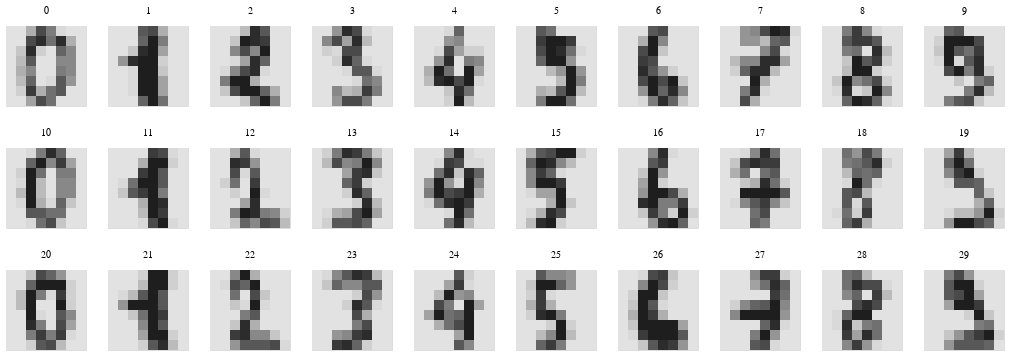

Notebook code for this chart:
### Code cell
pd.Series(digits.data[:30].tolist()).apply(pd.Series).stack().to_frame(
    "color"
).reset_index().rename(columns={"level_0": "image", "level_1": "index"}).eval(
    "column=index%8"
).eval(
    "row=index//8"
).pipe(
    lambda df: alt.Chart(df, height=80, width=80)
    .mark_rect()
    .encode(
        alt.X("column:O", axis=None),
        alt.Y("row:O", axis=None),
        alt.Color(
            "color:Q",
            legend=None,
            scale=alt.Scale(scheme=alt.SchemeParams("greys", extent=[0, 1])),
        ),
        alt.Facet("image:N", columns=10, title=None),
    )
)

### Figure 1 — Vega-Lite specification as saved in the notebook (floating-point values rounded to 4 significant figures; data arrays with more than 128 entries replaced by an {"elided": "..."} marker saying what was removed)
{"config": {"view": {"continuousWidth": 400, "continuousHeight": 300}}, "data": {"name": "data-34b86b2f6648b963aa13d6dc23909628"}, "mark": "rect", "encoding": {"color": {"type": "quantitative", "field": "color", "legend": null, "scale": {"scheme": {"name": "greys", "extent": [0, 1]}}}, "facet": {"type": "nominal", "columns": 10, "field": "image", "title": null}, "x": {"type": "ordinal", "axis": null, "field": "column"}, "y": {"type": "ordinal", "axis": null, "field": "row"}}, "height": 80, "width": 80, "$schema": "https://vega.github.io/schema/vega-lite/v4.8.1.json", "datasets": {"data-34b86b2f6648b963aa13d6dc23909628": {"elided": "1920 records"}}}
